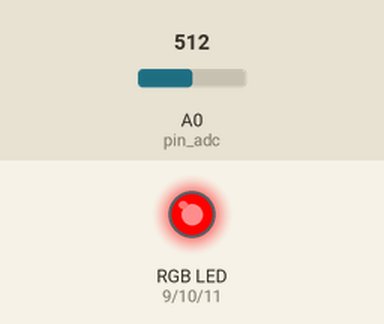
This sketch was run on a simulated Arduino Uno, built with avr-gcc and run on an emulated ATmega328P. Parts: an RGB LED mixed from three pins (HIGH = lit). The inputs (shaded band) are chosen by the test bench; at power-on: A0 (pin_adc) = 512. Dim RGB values are drawn brighter than linear.

Above: at 1.2 s.
1.3 s: A0 (pin_adc) set to 0
At 2.5 s:
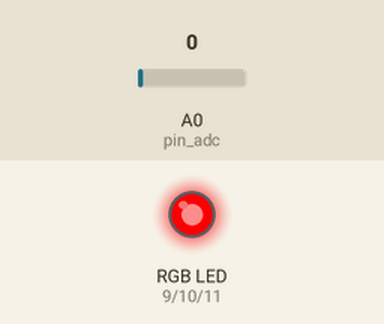
2.8 s: A0 (pin_adc) set to 716
At 4.45 s:
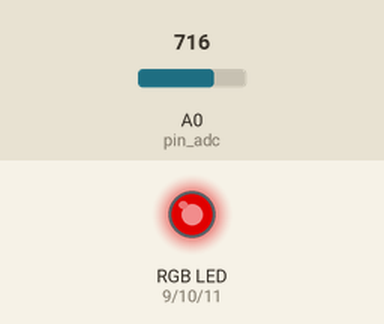
5.8 s: A0 (pin_adc) set to 704
8.1 s: A0 (pin_adc) set to 6
At 8.6 s:
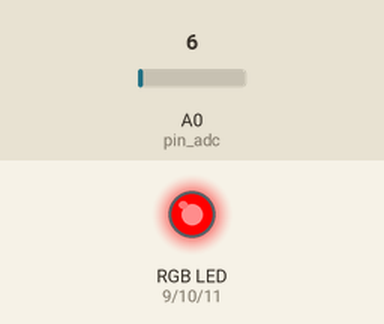
9.7 s: A0 (pin_adc) set to 26
At 10.87 s:
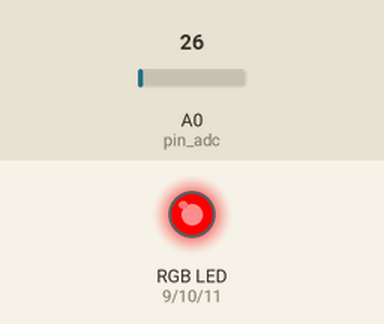
12.7 s: A0 (pin_adc) set to 1023
At 13.2 s:
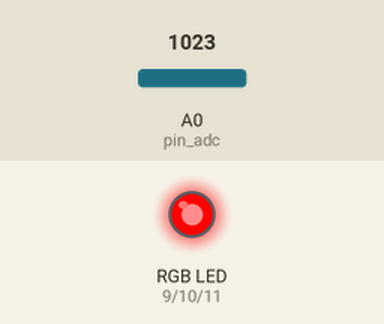
Timing chart, 0 to 15.2 s (numbered marks = the images above; inputs shaded):
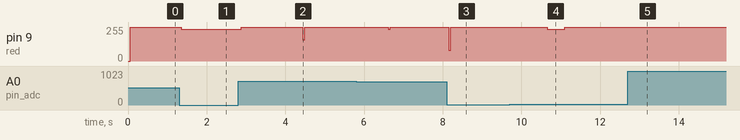

The sketch:

MusicLightStrip.ino
```cpp
//#include <Adafruit_MotorShield.h>
//#include <Wire.h>
#include<fix_fft.h>

int pin_adc = A0;
char im[128];
char data[128];
int red = 9;
int green = 10;
int blue = 11;

void setup(){
  Serial.begin(9600);

  pinMode(red,OUTPUT);
  pinMode(green,OUTPUT);
  pinMode(blue,OUTPUT);

}

void loop(){
 int static i = 0;
 static long tt;
 int val;

  if (millis() > tt){
     //if (i < 128){
     //if (i < 64){
     if (i < 32){
       val = analogRead(pin_adc);
       data[i] = (val*5)/4;
       //analogWrite(red,(val*3)/4);
       //analogWrite(blue,(val*3)/4);
       //analogWrite(green,(val*3)/4);
       //int temp = (val*3)/4;
       //Serial.println(data[i]+0);
       im[i] = 0;
       i++;
     }
     else{
       //Serial.println("Done Sampling");
       //this could be done with the fix_fftr function without the im array.
       fix_fft(data,im,5,0);
       // I am only interessted in the absolute value of the transformation
       for (i=0; i< 16;i++){
       //   int temp = sqrt(data[i] * data[i] + im[i] * im[i]);
          data[i] = sqrt(data[i] * data[i] + im[i] * im[i]);
       //   if(i==0){
       //     rval = temp+0;
       //   }
       //   if(i>0 && i<17){
       //     gval += temp;
       //   }
       //   if(i>=17){
       //     bval += temp;
       //   }
       }
       int rval = (data[0]+data[1])/2;//*14;
       int bval = (data[3]+data[4]+data[5])/3;//*10;
       int gval = (data[6]+data[7])/2;//*12;
       float rsum = rval*pow((gval+bval-1),-1);
       float bsum = bval*pow((gval+rval-1),-1);
       float gsum = gval*pow((rval+bval-1),-1);
       //float rv = (rval+1)/(gval+bval+1);
       //float bv = (bval+1)/(gval+rval+1);
       //float gv = (gval+1)/(rval+bval+1);
       //rval = rv;
       //bval = bv;
       //gval = gv;
       //Serial.print(int(rsum)*80);
       //Serial.print(" ");
       //Serial.print(int(bsum)*80);
       //Serial.print(" ");
       //Serial.print(int(gsum)*80);
       //Serial.println(" ");
       if(!(int(rsum)==int(bsum) && int(bsum)==int(gsum))){
       analogWrite(red,(int(rsum))*80);
       analogWrite(blue,(int(bsum))*80);
       analogWrite(green,(int(gsum))*80);
       }
       //Serial.print(rv);
       //Serial.print(" ");
       //Serial.print(bv);
       //Serial.print(" ");
       //Serial.print(gv);
       //Serial.println(" ");
       //Serial.println("Done Populating FFT Data");
     }

   tt = millis();
  }
}

int getIndexOfMaximumValue(int* array, int size){
 int maxIndex = 0;
 int max = array[maxIndex];
 for (int i=1; i<size; i++){
   if (max<array[i]){
     max = array[i];
     maxIndex = i;
   }
 }
}
```

Measured:
- after the input at 1.3 s, pin 9 (red): 255/255 → 240/255 after 0.05 s
- after the input at 2.8 s, pin 9 (red): 240/255 → 255/255 after 0.08 s
- after the input at 8.1 s, pin 9 (red): 255/255 → 80/255 after 0.06 s, → 255/255 0.05 s later
- after the input at 9.7 s, pin 9 (red): 255/255 → 240/255 after 0.95 s, → 255/255 0.45 s later
- after the input at 12.7 s, pin 9 (red): stays 255/255 (without the input it goes to 240/255 after 1.4 s); pin 11 (blue): stays LOW (without the input it goes to HIGH after 1.4 s)
